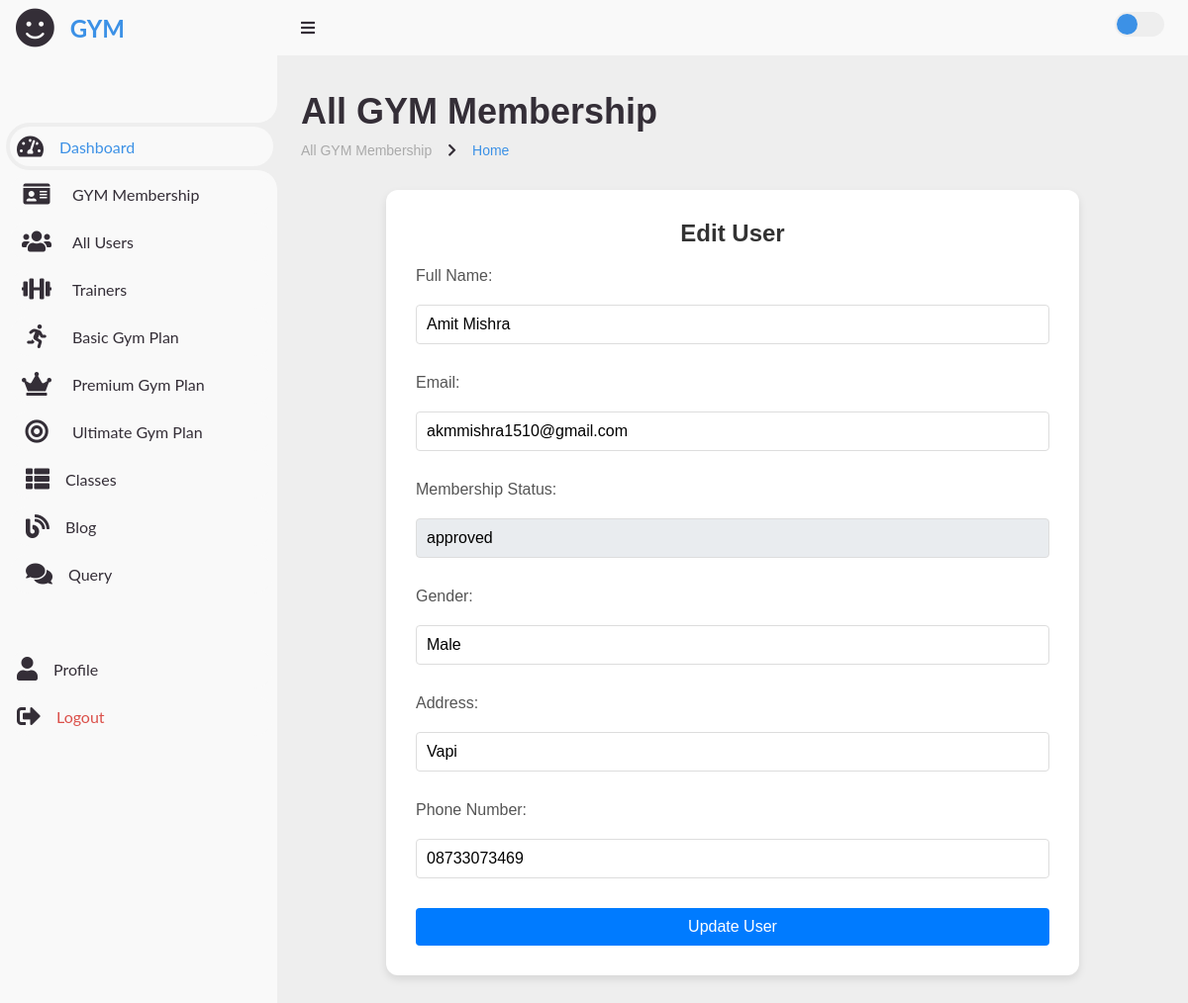
Page /admin/edit_user.php?id=13 (signed in) on the committed database.
### tables this page shows
CREATE TABLE `users` (
  `id` int(11) NOT NULL,
  `fullname` varchar(100) NOT NULL,
  `username` varchar(50) NOT NULL,
  `email` varchar(100) NOT NULL,
  `password` varchar(255) NOT NULL,
  `gender` varchar(10) DEFAULT NULL,
  `address` text DEFAULT NULL,
  `phone_number` varchar(15) DEFAULT NULL,
  `membership_status` varchar(20) DEFAULT 'not_approved'
);

### admin/edit_user.php (the view, shortened to what this page needs)
<?php
include_once "../config/dbconnect.php";
$user_id = $_GET['id'];
$sql = "SELECT id, fullname, email, membership_status, gender, address, phone_number FROM users WHERE id=?";
$stmt = $conn->prepare($sql);
$stmt->bind_param("i", $user_id);
$stmt->execute();
$result = $stmt->get_result();
$user = $result->fetch_assoc();
?>
<?php include './shortcuts/admin_header.php'; ?>
<main>
  <div class="head-title">
    <div class="left">
      <h1>All GYM Membership</h1>
      <ul class="breadcrumb">
        <li><a href="#">All GYM Membership</a></li>
        <li><i class='fas fa-chevron-right'></i></li>
        <li><a class="active" href="admin_home.php">Home</a></li>
      </ul>
    </div>
  </div>
  <div class="edit-user form-container" style="margin-top: 2rem;">
    <h2 class="form-title">Edit User</h2>
    <form action="update_user.php" method="POST" class="user-form">
      <label for="fullname" class="form-label">Full Name:</label>
      <input type="text" name="fullname" value="<?= htmlspecialchars($user['fullname']) ?>" class="form-input" required>
      <label for="email" class="form-label">Email:</label>
      <input type="email" name="email" value="<?= htmlspecialchars($user['email']) ?>" class="form-input" required>
      <label for="membership_status" class="form-label">Membership Status:</label>
      <input type="text" name="membership_status" value="<?= htmlspecialchars($user['membership_status']) ?>" class="form-input" readonly>
      <label for="gender" class="form-label">Gender:</label>
      <input type="text" name="gender" value="<?= htmlspecialchars($user['gender']) ?>" class="form-input" required>
      <label for="address" class="form-label">Address:</label>
      <input type="text" name="address" value="<?= htmlspecialchars($user['address']) ?>" class="form-input" required>
      <label for="phone_number" class="form-label">Phone Number:</label>
      <input type="text" name="phone_number" value="<?= htmlspecialchars($user['phone_number']) ?>" class="form-input" required>
      <button type="submit" class="form-button">Update User</button>
    </form>
  </div>
</main>
</section>
</body>
</html>

### admin/css/style.css (style rules this page uses)
* { margin: 0; padding: 0; box-sizing: border-box; }
a { text-decoration: none; }
li { list-style: none; }
button { cursor: pointer; }
:root { --poppins: 'Poppins', sans-serif; --lato: 'Lato', sans-serif; --light: #F9F9F9; --blue: #3C91E6; --light-blue: #CFE8FF; --grey: #eee; --dark-grey: #AAAAAA; --dark: #342E37; --red: #DB504A; --yellow: #FFCE26; --light-yellow: #FFF2C6; --orange: #FD7238; --light-orange: #FFE0D3; }
html { overflow-x: hidden; }
body { background: var(--grey); overflow-x: hidden; }
.fas { color: var(--dark); }
.head-title h1 { font-size: 28px; margin-bottom: 20px; }
.breadcrumb { list-style: none; padding: 0; margin: 0; }
.breadcrumb li { display: inline; font-size: 14px; color: #666; }
#content main { width: 100%; padding: 36px 24px; font-family: var(--poppins); max-height: calc(100vh - 56px); overflow-y: auto; }
#content main .head-title { display: flex; align-items: center; justify-content: space-between; gap: 16px; flex-wrap: wrap; }
#content main .head-title .left h1 { font-size: 36px; font-weight: 600; margin-bottom: 10px; color: var(--dark); }
#content main .head-title .left .breadcrumb { display: flex; align-items: center; gap: 16px; }
#content main .head-title .left .breadcrumb li { color: var(--dark); }
#content main .head-title .left .breadcrumb li a { color: var(--dark-grey); pointer-events: none; }
#content main .head-title .left .breadcrumb li a.active { color: var(--blue); pointer-events: unset; }
.edit-user { max-width: 600px; margin: 0 auto; padding: 20px; background-color: #f9f9f9; border-radius: 8px; box-shadow: 0 0 10px rgba(0, 0, 0, 0.1); }
.edit-user h2 { font-size: 24px; margin-bottom: 20px; color: #333; }
form { display: flex; flex-direction: column; }
label { font-size: 16px; margin-bottom: 5px; color: #555; }
input[type="text"], input[type="email"], select { padding: 10px; border: 1px solid #ddd; border-radius: 4px; margin-bottom: 15px; font-size: 16px; }
input[readonly] { background-color: #e9ecef; }
button { padding: 10px 20px; border: none; border-radius: 4px; background-color: #007bff; color: #fff; font-size: 16px; cursor: pointer; transition: background-color 0.3s ease; }
.form-container { max-width: 700px; margin: 0 auto; padding: 30px; background-color: #ffffff; border-radius: 12px; box-shadow: 0 4px 8px rgba(0, 0, 0, 0.1); }
.form-title { font-size: 28px; margin-bottom: 30px; color: #444; text-align: center; }
form { display: grid; gap: 15px; }
label { font-size: 16px; color: #555; margin-bottom: 8px; }
input[type="text"], textarea, input[type="file"] { font-size: 16px; padding: 10px; border: 1px solid #ddd; border-radius: 4px; width: 100%; box-sizing: border-box; }
button[type="submit"] { background-color: #007bff; color: #fff; border: none; border-radius: 4px; padding: 12px 20px; font-size: 16px; cursor: pointer; transition: background-color 0.3s ease; }
.user-form .form-label { font-size: 16px; margin-bottom: 5px; color: #555; }
.user-form .form-input { padding: 10px; border: 1px solid #ddd; border-radius: 4px; margin-bottom: 15px; font-size: 16px; }
.user-form .form-input[readonly] { background-color: #e9ecef; }
.user-form .form-button { padding: 10px 20px; border: none; border-radius: 4px; background-color: #007bff; color: #fff; font-size: 16px; cursor: pointer; transition: background-color 0.3s ease; }

### rows in the picture
users: fullname "Amit Mishra", email "akmmishra1510@gmail.com", membership_status "approved", gender "Male", address "Vapi", phone_number "08733073469"
